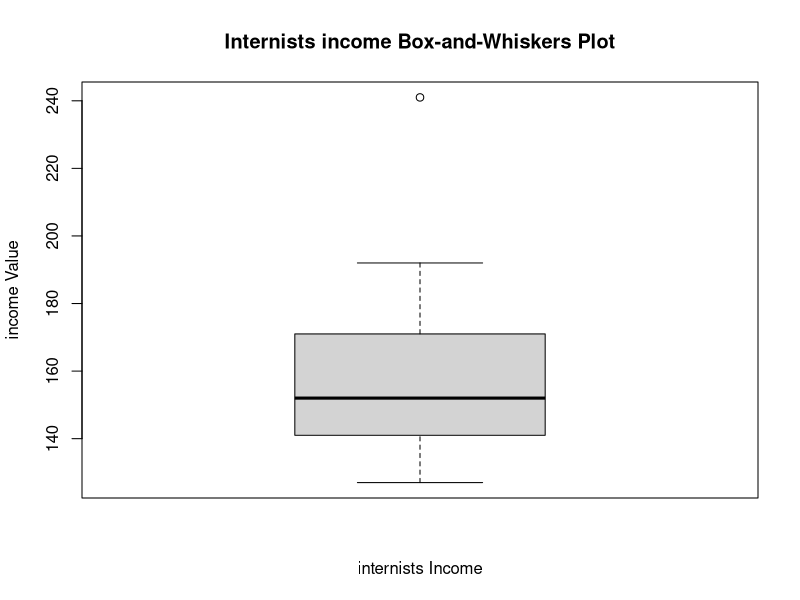

Recreate this plot in R.
## ---- chunk 1
knitr::opts_chunk$set(echo = TRUE)
## ---- chunk 2
library(ggplot2)

income = c(152, 144, 162, 154, 146, 241, 127, 141, 171, 177, 138, 132, 192)
## ---- chunk 3
quantile(income, 0.90)
## ---- chunk 4
median(income)
## ---- chunk 5
quantile(income, probs = 0.25)
## ---- chunk 6
quantile(income, 0.75)
## ---- chunk 7
quantile(income, 0.1)
## ---- chunk 8
Q1 <- quantile(income, 0.25)
Q3 <- quantile(income, 0.75)

# Calculate the IQR
IQR <- Q3 - Q1

IQR

## ---- chunk 9
# Five Number Summary of the Income Data 

summary(income)

# Create a box-and-whiskers plot
boxplot(income, main = "Internists income Box-and-Whiskers Plot", 
        xlab = "internists Income", ylab = "income Value")
